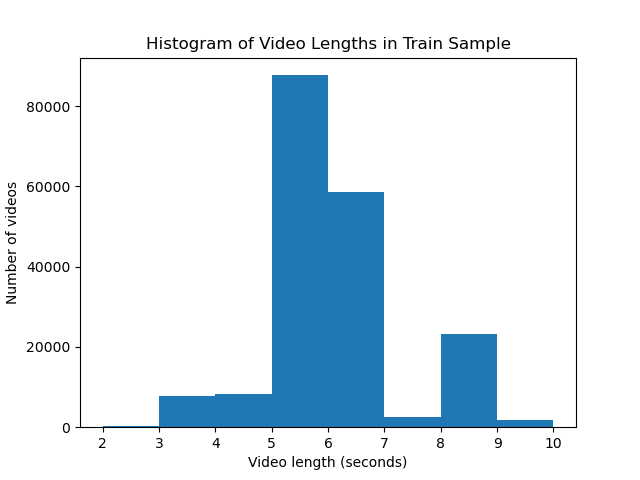

Source code (Python):
import subprocess, os
import matplotlib.pyplot as plt
import numpy as np

with open("durations.txt") as f:
    durations = [float(x.strip()) for x in f if x.strip()]


bins = np.arange(2, 11, 1)

plt.figure()
plt.hist(durations, bins=bins)
plt.xlabel("Video length (seconds)")
plt.ylabel("Number of videos")
plt.title("Histogram of Video Lengths in Train Sample")
plt.savefig("histogram.png")
